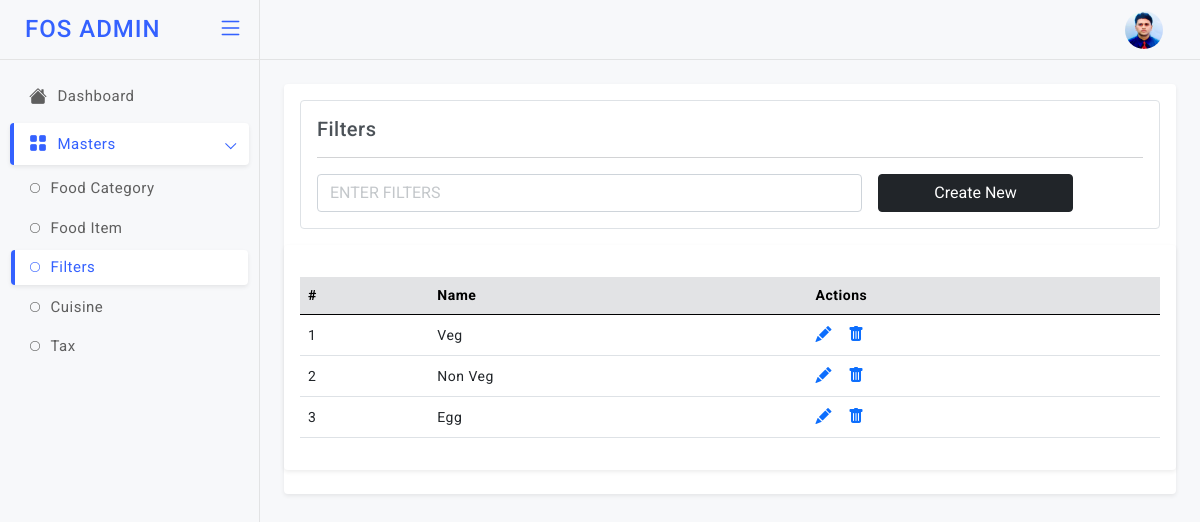
The app's page /filters (signed in) with its own data.
### models.py (models this page shows)
class FoodFilters(db.Model):
    id = db.Column(db.Integer, primary_key=True)
    filter_name = db.Column(db.String)

### app.py (the view)
@app.route('/filters', methods=["GET","POST"]) # End Point to Add & View the Filters
def filters():
    if not settings.session.get("name"):
            return settings.redirect("/login")
    if settings.request.method=="POST":
        filter_name = settings.request.form["filter_name"]
        info=models.FoodFilters(filter_name=filter_name)
        db.session.add(info)
        db.session.commit()
    fetch=models.FoodFilters.query.all()
    return settings.render_template('admin/filters.html', getinfo=fetch)

### templates/admin/filters.html (shortened to what this page needs)
<!doctype html>
<html lang="en">
<head>
  <link href="static/admin-assets/plugins/simplebar/css/simplebar.css" rel="stylesheet" />
  <link href="static/admin-assets/plugins/perfect-scrollbar/css/perfect-scrollbar.css" rel="stylesheet" />
  <link href="static/admin-assets/plugins/metismenu/css/metisMenu.min.css" rel="stylesheet" />
  <link href="static/admin-assets/css/bootstrap.min.css" rel="stylesheet" />
  <link href="static/admin-assets/css/bootstrap-extended.css" rel="stylesheet" />
  <link href="static/admin-assets/css/style.css" rel="stylesheet" />
  <link href="static/admin-assets/css/icons.css" rel="stylesheet">
  <link rel="stylesheet" href="https://cdn.jsdelivr.net/npm/bootstrap-icons@1.5.0/font/bootstrap-icons.css">
	<link href="static/admin-assets/css/pace.min.css" rel="stylesheet" />
  <link href="static/admin-assets/css/dark-theme.css" rel="stylesheet" />
  <link href="static/admin-assets/css/light-theme.css" rel="stylesheet" />
  <link href="static/admin-assets/css/semi-dark.css" rel="stylesheet" />
  <link href="static/admin-assets/css/header-colors.css" rel="stylesheet" />
</head>
<body>
  <div class="wrapper">
      <header class="top-header">
        <nav class="navbar navbar-expand gap-3">
            <div class="top-navbar-right ms-auto">
              <ul class="navbar-nav align-items-center">
              <li class="nav-item dropdown dropdown-user-setting">
                <a class="nav-link dropdown-toggle dropdown-toggle-nocaret" href="#" data-bs-toggle="dropdown">
                  <div class="user-setting d-flex align-items-center">
                    <img src="static/admin-assets/images/avatars/rids.jpg" class="user-img" alt="">
                  </div>
                </a>
              </li>
              </ul>
              </div>
        </nav>
      </header>
        <aside class="sidebar-wrapper" data-simplebar="true">
          <div class="sidebar-header">
            <div>
              <h4 class="logo-text">FOS ADMIN</h4>
            </div>
            <div class="toggle-icon ms-auto"> <i class="bi bi-list"></i>
            </div>
          </div>
          <ul class="metismenu" id="menu">
            <li>
              <a href="javascript:;">
                <div class="parent-icon"><i class="bi bi-house-fill"></i>
                </div>
                <div class="menu-title">Dashboard</div>
              </a>
            </li>
            <li>
              <a href="javascript:;" class="has-arrow">
                <div class="parent-icon"><i class="bi bi-grid-fill"></i>
                </div>
                <div class="menu-title">Masters</div>
              </a>
              <ul>
                <li> <a href="/foodcat"><i class="bi bi-circle"></i>Food Category</a></li>
                <li> <a href="/fooditem"><i class="bi bi-circle"></i>Food Item</a></li>
                <li> <a href="/filters"><i class="bi bi-circle"></i>Filters</a></li>
                <li> <a href="/cusin"><i class="bi bi-circle"></i>Cuisine</a></li>
                <li> <a href="/tax"><i class="bi bi-circle"></i>Tax</a></li>
               </ul>
            </li>
          </ul>
       </aside>
          <main class="page-content">
            <div class="card">
              <div class="card-body">
                <div class="border p-3 rounded">
                  <h5 class="mb-0">Filters</h5>
                <hr/>
                <form class="row g-3" method="post">
                  <div class="col-8">
                    <input type="text" class="form-control" placeholder="ENTER FILTERS" name="filter_name">
                  </div>
                     <div class="col-3">
                    <div class="d-grid">
                      <button type="submit" class="btn btn-dark submitForm">Create New</button>
                    </div>
                  </div>
                </form>
              </div>
              </div>
               <div class="card">
                 <div class="card-body">
                   <div class="table-responsive mt-3">
                     <table class="table align-middle">
                       <thead class="table-secondary">
                         <tr>
                          <th>#</th>
                          <th>Name</th>
                          <th>Actions</th>
                         </tr>
                       </thead>
                       <tbody>
                        {% for i in getinfo %}
                         <tr>
                          <td>{{loop.index}}</td>
                           <td>
                             <p class="mb-0">{{i["filter_name"]}}</p>
                           </td>
                            <td>
                             <div class="table-actions d-flex align-items-center gap-3 fs-6">
                              <a href="/filtersupdate?id={{i['id']}}"><i class="bi bi-pencil-fill"></i></a>
                               <a href="/filtersdel/{{i['id']}}"><i class="bi bi-trash-fill"></i></a>
                             </div>
                           </td>
                         </tr>
                         {% endfor %}
                       </tbody>
                     </table>
                   </div>
                 </div>
               </div>
          </main>
  </div>
</body>
</html>

### static/admin-assets/css/style.css (style rules this page uses)
body { font-size: 14px; color: #4c5258; letter-spacing: .5px; font-family: Roboto, sans-serif; background-color: #f7f8fa; overflow-x: hidden; }
.wrapper { width: auto; position: relative }
a { text-decoration: none; }
::placeholder { opacity: 0.4 !important; }
.top-header .navbar { position: fixed; top: 0; left: 260px; right: 0; background-color: #f7f8fa; border-bottom: 1px solid #e2e3e4; background-clip: padding-box; height: 60px; z-index: 10; padding: 0 1.5rem; transition: all .2s; }
.top-header .navbar .top-navbar-right .nav-link { color: #293445; font-size: 18px; font-weight: 500; padding-right: .8rem; padding-left: .8rem; }
.dropdown-toggle-nocaret:after { display: none }
.top-header .navbar .user-img { width: 38px; height: 38px; padding: 0px; border-radius: 50%; }
.sidebar-wrapper { position: fixed; top: 0; left: 0; width: 260px; height: 100%; background-color: #f7f8fa; background-clip: padding-box; border-right: 1px solid #e2e3e4; transition: all .2s; z-index: 16; }
.sidebar-wrapper .sidebar-header { width: 260px; height: 60px; display: flex; align-items: center; position: fixed; top: 0; bottom: 0; padding: 0 15px; z-index: 5; background: #f7f8fa; border-right: 1px solid #e2e3e4; border-bottom: 1px solid #e4e4e4; background-clip: padding-box; transition: all .2s; }
.sidebar-wrapper .sidebar-header .logo-text { font-size: 24px; margin-left: 10px; margin-bottom: 0; letter-spacing: 1px; color: #3461ff; }
.toggle-icon { font-size: 26px; cursor: pointer; color: #3461ff; }
.sidebar-wrapper ul { padding: 0; margin: 0; list-style: none; background: 0 0 }
.sidebar-wrapper .metismenu { background: 0 0; display: -webkit-box; display: -ms-flexbox; display: flex; padding: 10px; margin-top: 60px; -webkit-box-orient: vertical; -webkit-box-direction: normal; -ms-flex-direction: column; flex-direction: column }
.sidebar-wrapper .metismenu li+li { margin-top: 5px }
.sidebar-wrapper .metismenu li:first-child { margin-top: 5px }
.sidebar-wrapper .metismenu li:last-child { margin-bottom: 5px }
.sidebar-wrapper .metismenu>li { display: -webkit-box; display: -ms-flexbox; display: flex; -webkit-box-orient: vertical; -webkit-box-direction: normal; -ms-flex-direction: column; flex-direction: column; position: relative }
.sidebar-wrapper .metismenu a { position: relative; display: flex; align-items: center; justify-content: left; padding: 10px 15px; border-radius: 4px; font-size: 15px; color: #5f5f5f; outline-width: 0; text-overflow: ellipsis; overflow: hidden; letter-spacing: .5px; border-left: 4px solid rgb(255 255 255 / 0%); transition: all .2s ease-out }
.sidebar-wrapper .metismenu a .parent-icon { font-size: 18px; line-height: 1 }
.sidebar-wrapper .metismenu a .menu-title { margin-left: 10px }
.sidebar-wrapper .metismenu ul a { padding: 6px 15px 6px 15px; font-size: 15px; border: 0; border-left: 4px solid rgb(255 255 255 / 0%); }
.sidebar-wrapper .metismenu ul a i { margin-right: 10px; font-size: 10px; }
.sidebar-wrapper .metismenu ul { border: 1px solid #ffffff00; background: rgb(255 255 255 / 0%); }
.sidebar-wrapper .metismenu .mm-active>a, .sidebar-wrapper .metismenu a:active, .sidebar-wrapper .metismenu a:focus, .sidebar-wrapper .metismenu a:hover { color: #3461ff; text-decoration: none; background-color: rgb(255 255 255); border-left: 4px solid #3461ff; box-shadow: 0 0.125rem 0.25rem rgb(0 0 0 / 8%); }
.metismenu .has-arrow:after { position: absolute; content: ""; width: .5em; height: .5em; border-style: solid; border-width: 1.2px 0 0 1.2px; border-color: initial; right: 15px; transform: rotate(-45deg) translateY(-50%); transform-origin: top; top: 50%; transition: all .3s ease-out }
.page-content { margin-left: 260px; margin-top: 60px; padding: 1.5rem; transition: all .2s; }
.table-responsive { white-space: nowrap; }

### records on screen
FoodFilters: filter_name "Veg"
FoodFilters: filter_name "Non Veg"
FoodFilters: filter_name "Egg"
